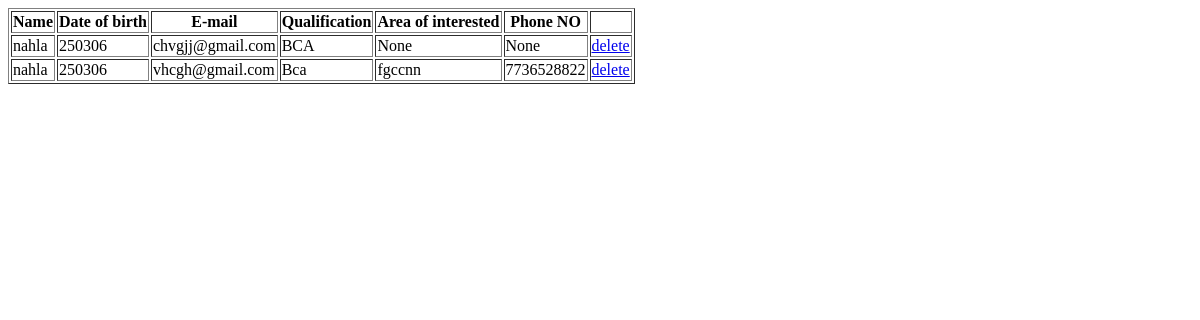
The page /ViewUser on the database as committed earlier.
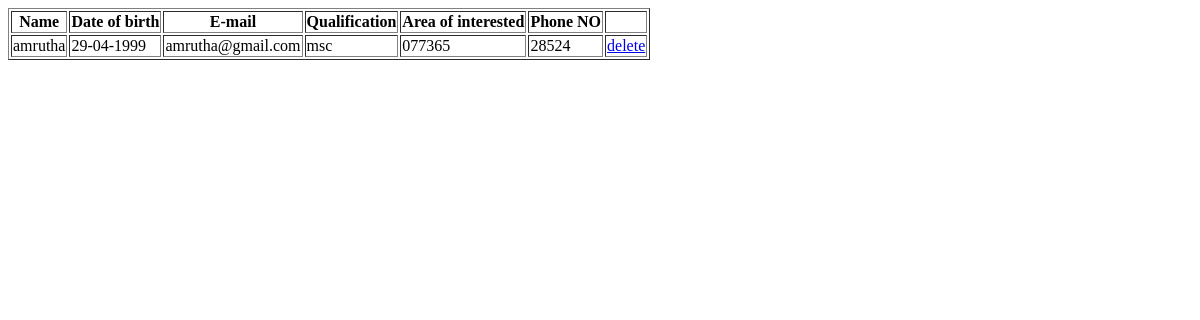
The same page on the database as committed later.
### carriera/models.py (models this page shows)
class UserTable(models.Model):
   Name = models.CharField(max_length=100, null=True, blank=True)
   DOB = models.CharField(max_length=100, null=True, blank=True)
   Email = models.CharField(max_length=100, null=True, blank=True)
   Qualification = models.CharField(max_length=100, null=True, blank=True)
   Area_Of_Interest = models.CharField(max_length=100, null=True, blank=True)
   PhoneNo = models.CharField(max_length=100, null=True, blank=True)
   LOGIN = models.ForeignKey(LoginTable, on_delete=models.CASCADE, null=True, blank=True)

### carriera/views.py (the view)
# urls.py: path('ViewUser',ViewUser.as_view(),name='ViewUser'),
class ViewUser(View):
    def get(self,request):
        obj = UserTable.objects.all()
        return render(request, "Administration/viewuser.html",{'val':obj})

### templates/Administration/viewuser.html (shortened to what this page needs)
<!DOCTYPE html>
<html lang="en">
<head>
</head>
<body>
    <table border="1">
     <tr>
        <th>Name</th>
        <th>Date of birth</th>
        <th>E-mail</th>
        <th>Qualification</th>
        <th>Area of interested</th>
        <th>Phone NO</th>
        <td></td>
     </tr>
      {% for i in val %}
     <tr>
       <td>{{ i.Name }}</td>
       <td>{{ i.DOB }}</td>
       <td>{{ i.Email }}</td>
       <td>{{ i.Qualification }}</td>
       <td>{{ i.Area_Of_Interest }}</td>
       <td>{{ i.PhoneNo }}</td>
       <td><a href="DeleteUser/{{ i.LOGIN.id }}">delete</a></td>
     </tr>
     {% endfor %}
     </table>
</body>
</html>

Rows that differ between the two databases and show on the page:
removed UserTable: Name "nahla", DOB "250306", Email "chvgjj@gmail.com", Qualification "BCA", Area_Of_Interest "None", PhoneNo "None"
removed UserTable: Name "nahla", DOB "250306", Email "vhcgh@gmail.com", Qualification "Bca", Area_Of_Interest "fgccnn", PhoneNo "7736528822"
added UserTable: Name "amrutha", DOB "29-04-1999", Email "amrutha@gmail.com", Qualification "msc", Area_Of_Interest "077365", PhoneNo "28524"
